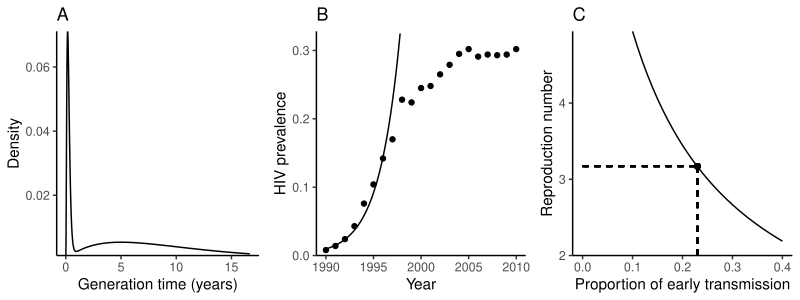

Write the R code that produced this figure.
library(tidyr)
library(dplyr)
library(ggplot2); theme_set(theme_bw())
library(gridExtra)
source("../R/data.R")
source("../R/HIVfuns.R")
source("../R/kernel.R")

h_base <- HIVgen(earlyProp = 0.23, step=0.1)

g1 <- ggplot(h_base) +
	geom_line(aes(time/12, density)) +
	scale_x_continuous("Generation time (years)") +
	scale_y_continuous("Density", expand=c(0, 0)) +
	ggtitle("A") +
	theme(
		legend.position=c(0.9, 0.9),
		legend.title=element_blank(),
		panel.grid = element_blank(),
		panel.border = element_blank(),
		axis.line = element_line()
	)

lfit <- lm(log(prevalence)~year, data=hiv_ts[1:8,])

coef(lfit)

pp <- predict(lfit, se=TRUE)

g2 <- ggplot(hiv_ts) +
	geom_point(aes(year, prevalence)) +
	stat_function(fun=function(x) exp(coef(lfit)[1] + coef(lfit)[2] * x)) +
	scale_x_continuous("Year") +
	scale_y_continuous("HIV prevalence", limits=c(0, 0.328), expand=c(0, 0)) +
	ggtitle("B") +
	theme(
		panel.grid = element_blank(),
		panel.border = element_blank(),
		axis.line = element_line()
	)

r2R(h_base, coef(lfit)[2]/12)

early <- seq(from=0.1, to=0.4, by=0.01)

R0 <-  sapply(early, function(x) {
	hh <- HIVgen(earlyProp = x, step=0.1)
	r2R(hh, coef(lfit)[2]/12)
})

earlydata <- data.frame(
	early=early,
	R0=R0
)

g3 <- ggplot(earlydata) +
	geom_line(aes(early, R0)) +
	geom_point(aes(0.23, 3.17)) +
	geom_segment(aes(x=0.23, y=2, xend=0.23, yend=3.17), lty=2) +
	geom_segment(aes(x=0, y=3.17, xend=0.23, yend=3.17), lty=2) +
	scale_x_continuous("Proportion of early transmission") +
	scale_y_continuous("Reproduction number", expand=c(0, 0)) +
	ggtitle("C") +
	theme(
		legend.position="none",
		panel.grid = element_blank(),
		panel.border = element_blank(),
		axis.line = element_line()
	)

gtot <- arrangeGrob(g1, g2, g3, nrow=1)

ggsave("figure1.pdf", gtot, width=8, height=3)
